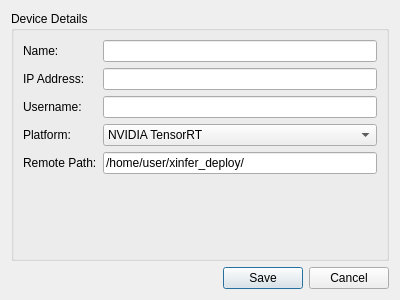
<?xml version="1.0" encoding="UTF-8"?>
<ui version="4.0">
    <class>DeviceEditorDialog</class>
    <widget class="QDialog" name="DeviceEditorDialog">
        <property name="geometry">
            <rect>
                <x>0</x>
                <y>0</y>
                <width>400</width>
                <height>300</height>
            </rect>
        </property>
        <layout class="QVBoxLayout" name="verticalLayout">
            <item>
                <widget class="QGroupBox" name="groupBox">
                    <property name="title">
                        <string>Device Details</string>
                    </property>
                    <layout class="QFormLayout" name="formLayout">
                        <item row="0" column="0">
                            <widget class="QLabel" name="label"><property name="text"><string>Name:</string></property></widget>
                        </item>
                        <item row="0" column="1">
                            <widget class="QLineEdit" name="lineEditName"/>
                        </item>

                        <item row="1" column="0">
                            <widget class="QLabel" name="label_2"><property name="text"><string>IP Address:</string></property></widget>
                        </item>
                        <item row="1" column="1">
                            <widget class="QLineEdit" name="lineEditIp"/>
                        </item>

                        <item row="2" column="0">
                            <widget class="QLabel" name="label_3"><property name="text"><string>Username:</string></property></widget>
                        </item>
                        <item row="2" column="1">
                            <widget class="QLineEdit" name="lineEditUser"/>
                        </item>

                        <item row="3" column="0">
                            <widget class="QLabel" name="label_4"><property name="text"><string>Platform:</string></property></widget>
                        </item>
                        <item row="3" column="1">
                            <widget class="QComboBox" name="cmbTarget">
                                <item>
                                    <property name="text"><string>NVIDIA TensorRT</string></property>
                                    <property name="userData"><string>nv-trt</string></property>
                                </item>
                                <item>
                                    <property name="text"><string>Rockchip RKNN</string></property>
                                    <property name="userData"><string>rockchip-rknn</string></property>
                                </item>
                                <item>
                                    <property name="text"><string>Intel OpenVINO</string></property>
                                    <property name="userData"><string>intel-ov</string></property>
                                </item>
                                <item>
                                    <property name="text"><string>AMD Vitis AI</string></property>
                                    <property name="userData"><string>amd-vitis</string></property>
                                </item>
                                <item>
                                    <property name="text"><string>Qualcomm QNN</string></property>
                                    <property name="userData"><string>qcom-qnn</string></property>
                                </item>
                            </widget>
                        </item>

                        <item row="4" column="0">
                            <widget class="QLabel" name="label_5"><property name="text"><string>Remote Path:</string></property></widget>
                        </item>
                        <item row="4" column="1">
                            <widget class="QLineEdit" name="lineEditPath">
                                <property name="text"><string>/home/user/xinfer_deploy/</string></property>
                            </widget>
                        </item>
                    </layout>
                </widget>
            </item>
            <item>
                <widget class="QDialogButtonBox" name="buttonBox">
                    <property name="standardButtons">
                        <set>QDialogButtonBox::Cancel|QDialogButtonBox::Save</set>
                    </property>
                </widget>
            </item>
        </layout>
    </widget>
    <resources/>
    <connections>
        <connection>
            <sender>buttonBox</sender>
            <signal>accepted()</signal>
            <receiver>DeviceEditorDialog</receiver>
            <slot>on_btnSave_clicked()</slot>
        </connection>
        <connection>
            <sender>buttonBox</sender>
            <signal>rejected()</signal>
            <receiver>DeviceEditorDialog</receiver>
            <slot>on_btnCancel_clicked()</slot>
        </connection>
    </connections>
</ui>
